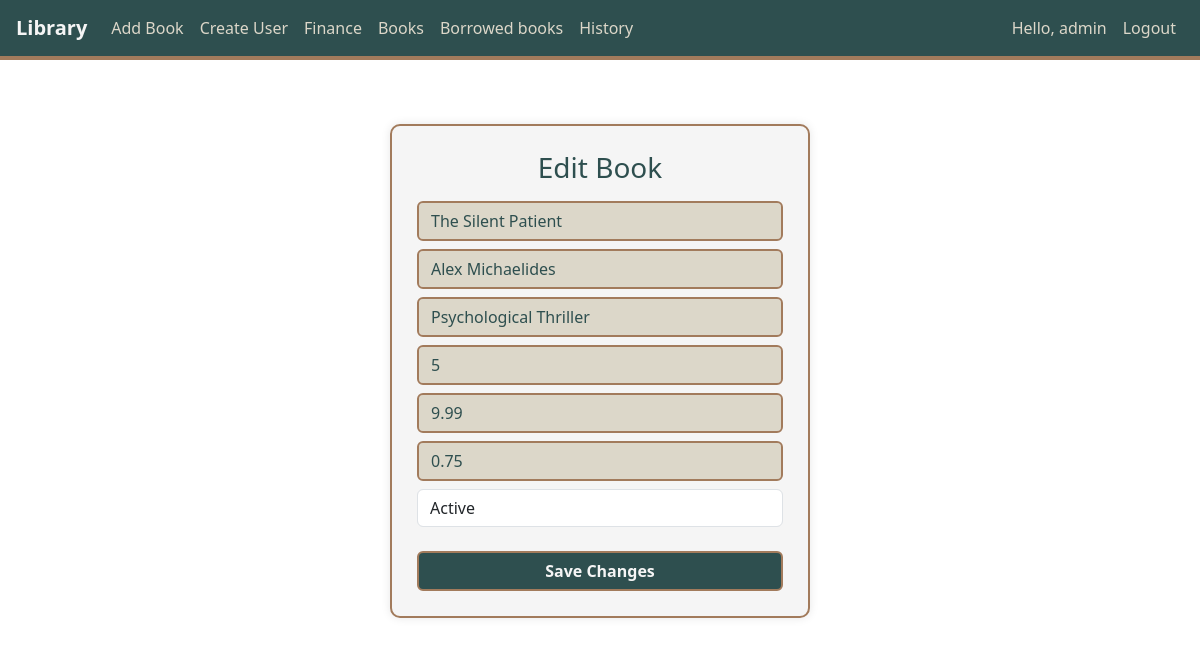
/admin/books/edit/2 (signed in), run on the app's committed database.
### tables this page shows
CREATE TABLE books (    id INTEGER PRIMARY KEY AUTOINCREMENT,    title TEXT NOT NULL,    author_id INTEGER NOT NULL,    genre_id INTEGER NOT NULL,    stock INTEGER NOT NULL DEFAULT 0,    status TEXT NOT NULL DEFAULT 'active',       buy_price REAL NOT NULL DEFAULT 0,           borrow_fee REAL NOT NULL DEFAULT 0,         FOREIGN KEY (author_id) REFERENCES authors(id),    FOREIGN KEY (genre_id) REFERENCES genres(id));

CREATE TABLE authors (    id INTEGER PRIMARY KEY AUTOINCREMENT,    name TEXT NOT NULL UNIQUE);

CREATE TABLE genres (    id INTEGER PRIMARY KEY AUTOINCREMENT,    name TEXT NOT NULL UNIQUE);

### app.py (the view, shortened to what this page needs)
@app.route("/admin/books/edit/<int:book_id>", methods=["GET", "POST"])
@login_required
def edit_book(book_id):
    if request.method == "GET":
        book = db.execute("""
            SELECT books.*, authors.name AS author_name, genres.name AS genre_name
            FROM books
            JOIN authors ON books.author_id = authors.id
            JOIN genres ON books.genre_id = genres.id
            WHERE books.id = ?
        """, book_id)
        if not book:
            flash("Book not found.")
            return redirect("/index")
        return render_template("edit_book.html", book=book[0])

### app.py (called while the page is built)
def login_required(f):
    @wraps(f)
    def decorated_function(*args, **kwargs):
        if session.get("user_id") is None:
            flash("You must be logged in.")
            return redirect("/login")
        return f(*args, **kwargs)
    return decorated_function

### templates/edit_book.html (shortened to what this page needs)
{% extends "layout.html" %}
{% block body %}
<div class="auth-box">
    <h3 class="text-center mb-3" style="color:#2E4F4F;">Edit Book</h3>
   <form action="/admin/books/edit/{{ book.id }}" method="post">
        <input name="title" class="form-control my-2" value="{{ book.title }}" placeholder="Title">
        <input name="author" class="form-control my-2" value="{{ book.author_name }}" placeholder="Author">
        <input name="genre" class="form-control my-2" value="{{ book.genre_name }}" placeholder="Genre">
        <input name="stock" type="number" class="form-control my-2" value="{{ book.stock }}" placeholder="Stock">
        <input name="buy_price" type="number" step="0.01" class="form-control my-2" value="{{ book.buy_price }}" placeholder="Buy Price">
        <input name="borrow_fee" type="number" step="0.01" class="form-control my-2" value="{{ book.borrow_fee }}" placeholder="Borrow Fee">
        <select name="status" class="form-control my-2">
            <option value="active" {% if book.status == 'active' %}selected{% endif %}>Active</option>
        </select>
        <button class="btn btn-library w-100 mt-3" >Save Changes</button>
    </form>
</div>
{% endblock %}

### static/css/styles.css (style rules this page uses)
.auth-box { max-width: 420px; margin: 40px auto; padding: 25px; background: #F5F5F5; border-radius: 10px; border: 2px solid #A27B5C; box-shadow: 0 0 10px rgba(0,0,0,0.1); }
.auth-box input { border: 2px solid #A27B5C; background-color: #DCD7C9; color: #2E4F4F; }
.btn-library { background-color: #2E4F4F; color: #F5F5F5; border: 2px solid #A27B5C; font-weight: 600; }

### data on the page
books: title "The Silent Patient", stock "5", buy_price "9.99", borrow_fee "0.75", status "Active"
authors: author "Alex Michaelides"
genres: genre "Psychological Thriller"

### other printed values
{{ session.username }} "admin"
